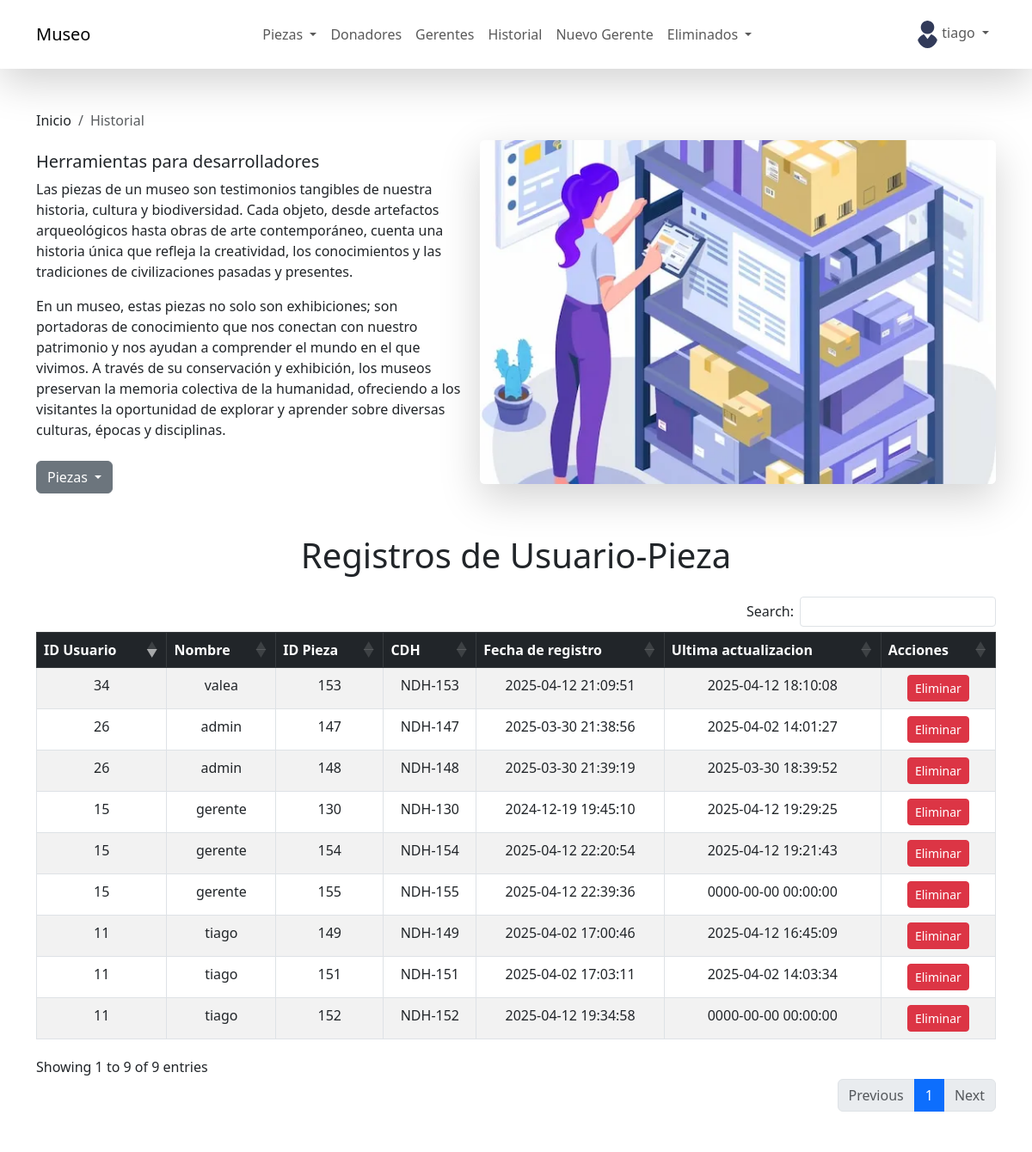
The page /listados/historial.php (signed in, upper part) on the database as committed earlier.
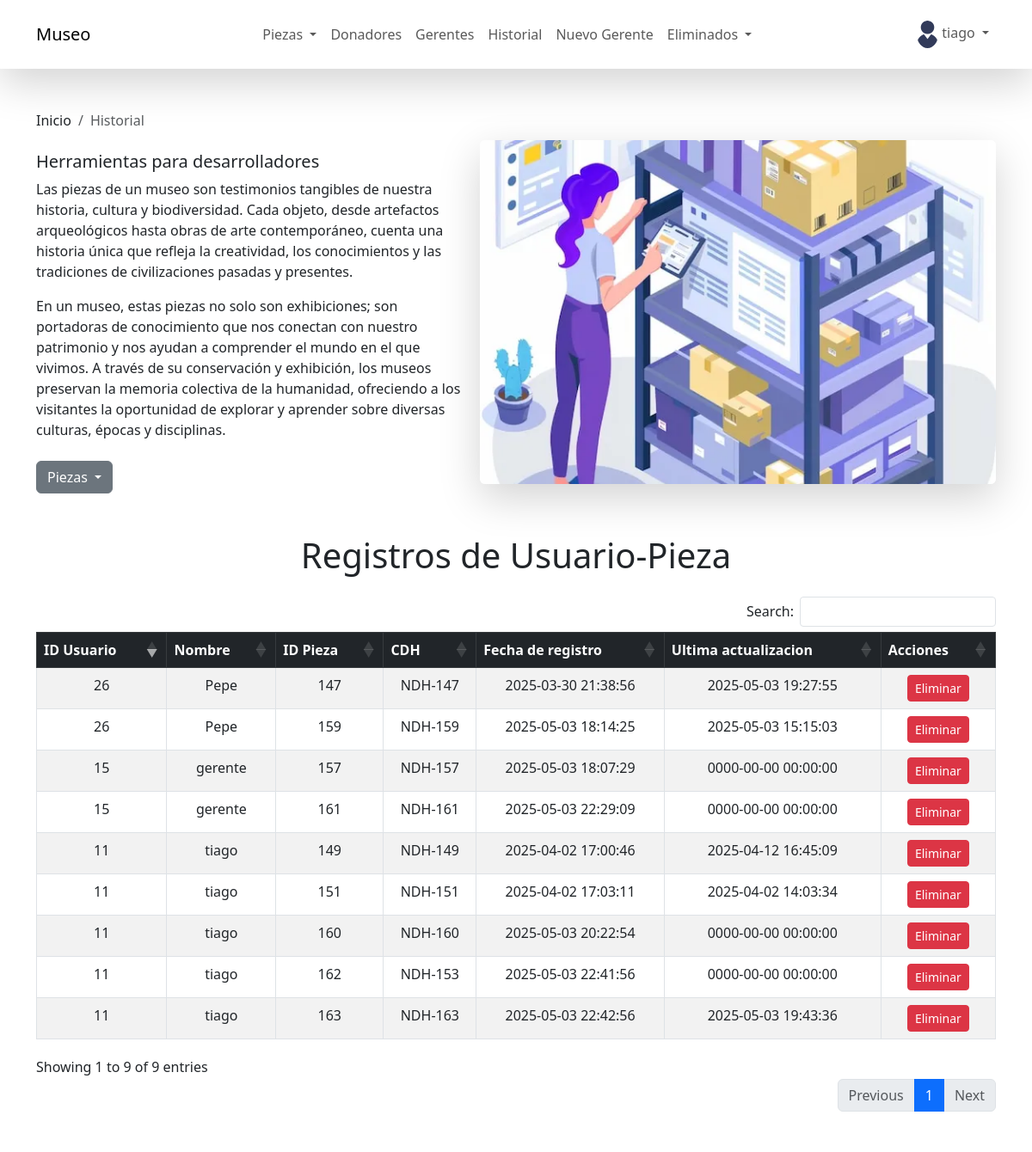
The same page on the database as committed later.
### tables this page shows
CREATE TABLE `usuario_has_pieza` (
  `Usuario_idUsuario` int(11) NOT NULL,
  `Pieza_idPieza` int(11) NOT NULL,
  `fecha_registro` timestamp NOT NULL DEFAULT current_timestamp(),
  `ultima_actualizacion` datetime NOT NULL
);

CREATE TABLE `usuario` (
  `idUsuario` int(11) NOT NULL,
  `dni` varchar(8) DEFAULT NULL,
  `nombre` varchar(255) DEFAULT NULL,
  `apellido` varchar(255) DEFAULT NULL,
  `email` varchar(255) DEFAULT NULL,
  `clave` varchar(255) DEFAULT NULL,
  `fecha_alta` date DEFAULT NULL,
  `tipo_de_usuario` varchar(50) DEFAULT NULL
);

CREATE TABLE `pieza` (
  `idPieza` int(11) NOT NULL,
  `num_inventario` varchar(255) DEFAULT NULL,
  `especie` varchar(255) DEFAULT NULL,
  `estado_conservacion` varchar(255) DEFAULT NULL,
  `fecha_ingreso` date DEFAULT NULL,
  `cantidad_de_piezas` varchar(255) DEFAULT NULL,
  `clasificacion` varchar(255) DEFAULT NULL,
  `observacion` varchar(255) DEFAULT NULL,
  `imagen` varchar(255) DEFAULT NULL,
  `Donante_idDonante` int(11) NOT NULL
);

### modelo/bd.php (called while the page is built, shortened)
<?php
class Db {
	public function __construct($host='localhost',$db_name='museo',$db_user='root',$db_pass='') {
		$this->host = $host;
		$this->db = $db_name;
		$this->user = $db_user;
		$this->pass = $db_pass;
		try {
           $this->conection = new PDO('mysql:host='.$this->host.'; dbname='.$this->db, $this->user, $this->pass);
        } catch (PDOException $e) {
            echo $e->getCode()." ; ".$e->getMessage();
            exit();
        }
	}
}

### modelo/usuarioPieza.php (called while the page is built, shortened)
<?php
require_once "bd.php";
class UsuarioHasPieza {
    protected $conection;
    private function getConection() {
        $db = new Db();
        $this->conection = $db->conection;
    }
    public function getAllDetalles() {
    $sql = "SELECT
    up.Usuario_idUsuario,
    up.Pieza_idPieza,
    up.fecha_registro,
    up.ultima_actualizacion,
    u.dni,
    u.nombre,
    u.apellido,
    p.fecha_ingreso,
    p.num_inventario
    FROM
    usuario_has_pieza AS up
    INNER JOIN
      usuario AS u ON u.idUsuario = up.Usuario_idUsuario
    INNER JOIN
    pieza AS p ON p.idPieza = up.Pieza_idPieza";
        $stmt = $this->conection->prepare($sql);
        $stmt->execute();
        return $stmt->fetchAll(PDO::FETCH_ASSOC);
    }
}
?>

### listados/historial.php (the view, shortened to what this page needs)
<?php
require_once("../modelo/bd.php");
include('../modelo/usuarioPieza.php');
$usuarioHasPieza = new UsuarioHasPieza();
$breadcrumb = "Historial";
$registros = $usuarioHasPieza->getAllDetalles();
?>
<!DOCTYPE html>
<html lang="es">
<head>
    <link href="https://cdn.jsdelivr.net/npm/bootstrap@5.3.0/dist/css/bootstrap.min.css" rel="stylesheet">
    <link rel="stylesheet" href="https://cdn.datatables.net/1.11.5/css/dataTables.bootstrap5.min.css">
    <link rel="stylesheet" href="https://cdn.datatables.net/buttons/2.2.2/css/buttons.bootstrap5.min.css">
</head>
<body>
<?php include('../includes/navListados.php')?>
<?php include('../includes/breadcrumb.php')?>
<div class="container mt-5">
    <h1 class="mb-4 text-center">Registros de Usuario-Pieza</h1>
    <div class="table-responsive">
        <table id="tablaRegistros" class="table table-hover table-bordered table-striped" style="width:100%">
        <thead class="table-dark text-center">
            <tr>
                <th>ID Usuario</th>
                <th>Nombre</th>
                <th>ID Pieza</th>
                <th>CDH</th>
                <th>Fecha de registro</th>
                <th>Ultima actualizacion</th>
                <th>Acciones</th>
            </tr>
        </thead>
        <tbody>
            <?php if (!empty($registros)) : ?>
                <?php foreach ($registros as $registro) : ?>
                    <tr id="usuario-pieza-<?php echo $registro['Usuario_idUsuario']; ?>-<?php echo $registro['Pieza_idPieza']; ?>" class="text-center">
                        <td><?php echo $registro['Usuario_idUsuario']; ?></td>
                        <td><?php echo $registro['nombre']; ?></td>
                        <td><?php echo $registro['Pieza_idPieza']; ?></td>
                        <td><?php echo $registro['num_inventario']; ?></td>
                        <td><?php echo $registro['fecha_registro']; ?></td>
                        <td><?php echo $registro['ultima_actualizacion']; ?></td>
                        <td>
                            <a href="funciones/eliminarHistorial.php?usuario=<?php echo $registro['Usuario_idUsuario']; ?>&pieza=<?php echo $registro['Pieza_idPieza']; ?>" class="btn btn-danger btn-sm">Eliminar</a>
                        </td>
                    </tr>
                <?php endforeach; ?>
            <?php else : ?>
                <tr>
                    <td colspan="4" class="text-center">No hay registros de usuario-pieza.</td>
                </tr>
            <?php endif; ?>
        </tbody>
        </table>
    </div>
</div>
</body>
</html>

### includes/navListados.php (shortened to what this page needs)
<?php if (isset($_SESSION['usuario_activo']) and ($_SESSION['nivel']=='administrador')){ ?>
<nav class="navbar navbar-expand-lg bg-white shadow-lg p-3">
  <div class="container">
    <a class="navbar-brand text-gray-800" href="../index.php">Museo</a>
    <div class="collapse navbar-collapse" id="navbarNav">
      <ul class="navbar-nav ms-auto">
        <li class="nav-item dropdown">
          <a class="nav-link dropdown-toggle text-gray-800" href="#" id="piezasDropdown" role="button" data-bs-toggle="dropdown" aria-haspopup="true" aria-expanded="false">
            Piezas
          </a>
        </li>
        <li class="nav-item">
          <a class="nav-link text-gray-800" href="./donadoresLista.php">Donadores</a>
        </li>
         <li class="nav-item">
          <a class="nav-link text-gray-800" href="./gerentesListados.php">Gerentes</a>
        </li>
        <li class="nav-item">
          <a class="nav-link text-gray-800" href="./historial.php">Historial</a>
        </li>
        <li class="nav-item">
          <a class="nav-link text-gray-800" href="./crearGerente.php">Nuevo Gerente</a>
        </li>
        <li class="nav-item dropdown">
          <a class="nav-link dropdown-toggle text-gray-800" href="#" id="eliminadosDropdown" role="button" data-bs-toggle="dropdown" aria-haspopup="true" aria-expanded="false">
            Eliminados
          </a>
        </li>
      </ul>
      <ul class="navbar-nav ms-auto">
        <li class="nav-item dropdown">
          <a class="nav-link dropdown-toggle" href="#" id="usuarioDropdown" role="button" data-bs-toggle="dropdown" aria-haspopup="true" aria-expanded="false">
            <img src="../assets/img/user.png" alt="Usuario" class="rounded-circle">
            <?php echo $_SESSION['usuario_activo']; ?>
          </a>
        </li>
      </ul>
    </div>
  </div>
</nav>
<?php } ?>

### includes/breadcrumb.php (shortened to what this page needs)
<div class="container mt-5 d-flex flex-column flex-md-row">
    <div class="flex-fill me-md-3">
        <nav aria-label="breadcrumb">
            <ol class="breadcrumb">
                <li class="breadcrumb-item">Inicio</li>
                <li class="breadcrumb-item active" aria-current="page"><?= $breadcrumb ?></li>
            </ol>
        </nav>
        <div class="mt-4">
            <h5 class="text-2xl font-semibold">Herramientas para desarrolladores</h5>
            <p>Las piezas de un museo son testimonios tangibles de nuestra historia, cultura y biodiversidad. Cada objeto, desde artefactos arqueológicos hasta obras de arte contemporáneo, cuenta una historia única que refleja la creatividad, los conocimientos y las tradiciones de civilizaciones pasadas y presentes.</p>
            <p>En un museo, estas piezas no solo son exhibiciones; son portadoras de conocimiento que nos conectan con nuestro patrimonio y nos ayudan a comprender el mundo en el que vivimos. A través de su conservación y exhibición, los museos preservan la memoria colectiva de la humanidad, ofreciendo a los visitantes la oportunidad de explorar y aprender sobre diversas culturas, épocas y disciplinas.</p>
        </div>
        <div class="dropdown mt-4">
            <button class="btn btn-secondary dropdown-toggle" type="button" id="piezasDropdown" data-bs-toggle="dropdown" aria-expanded="false">
                Piezas
            </button>
        </div>
    </div>
    <div class="mt-4 flex-fill d-flex justify-content-center align-items-center">
        <div class="image-box shadow-lg rounded overflow-hidden">
            <img src="../assets/img/gestion de inventario.webp" alt="Imagen Genérica" class="img-ajustada">
        </div>
    </div>
</div>

### listados/historial.php (style rules this page uses)
.table-responsive { overflow-x: auto; }

### includes/breadcrumb.php (style rules this page uses)
.image-box { width: 600px; height: 400px; }
.img-ajustada { width: 100%; height: 100%; object-fit: cover; }

Rows that differ between the two databases and show on the page:
removed usuario_has_pieza: Usuario_idUsuario "11", Usuario_idUsuario.nombre "tiago", Pieza_idPieza "152", Pieza_idPieza.num_inventario "NDH-152", fecha_registro "2025-04-12 19:34:58", ultima_actualizacion "0000-00-00 00:00:00"
removed usuario_has_pieza: Usuario_idUsuario "15", Usuario_idUsuario.nombre "gerente", Pieza_idPieza "130", Pieza_idPieza.num_inventario "NDH-130", fecha_registro "2024-12-19 19:45:10", ultima_actualizacion "2025-04-12 19:29:25"
removed usuario_has_pieza: Usuario_idUsuario "15", Usuario_idUsuario.nombre "gerente", Pieza_idPieza "154", Pieza_idPieza.num_inventario "NDH-154", fecha_registro "2025-04-12 22:20:54", ultima_actualizacion "2025-04-12 19:21:43"
removed usuario_has_pieza: Usuario_idUsuario "15", Usuario_idUsuario.nombre "gerente", Pieza_idPieza "155", Pieza_idPieza.num_inventario "NDH-155", fecha_registro "2025-04-12 22:39:36", ultima_actualizacion "0000-00-00 00:00:00"
removed usuario_has_pieza: Usuario_idUsuario "26", Usuario_idUsuario.nombre "admin", Pieza_idPieza "148", Pieza_idPieza.num_inventario "NDH-148", fecha_registro "2025-03-30 21:39:19", ultima_actualizacion "2025-03-30 18:39:52"
removed usuario_has_pieza: Usuario_idUsuario "34", Usuario_idUsuario.nombre "valea", Pieza_idPieza "153", Pieza_idPieza.num_inventario "NDH-153", fecha_registro "2025-04-12 21:09:51", ultima_actualizacion "2025-04-12 18:10:08"
added usuario_has_pieza: Usuario_idUsuario "11", Usuario_idUsuario.nombre "tiago", Pieza_idPieza "160", Pieza_idPieza.num_inventario "NDH-160", fecha_registro "2025-05-03 20:22:54", ultima_actualizacion "0000-00-00 00:00:00"
added usuario_has_pieza: Usuario_idUsuario "11", Usuario_idUsuario.nombre "tiago", Pieza_idPieza "162", Pieza_idPieza.num_inventario "NDH-153", fecha_registro "2025-05-03 22:41:56", ultima_actualizacion "0000-00-00 00:00:00"
added usuario_has_pieza: Usuario_idUsuario "11", Usuario_idUsuario.nombre "tiago", Pieza_idPieza "163", Pieza_idPieza.num_inventario "NDH-163", fecha_registro "2025-05-03 22:42:56", ultima_actualizacion "2025-05-03 19:43:36"
added usuario_has_pieza: Usuario_idUsuario "15", Usuario_idUsuario.nombre "gerente", Pieza_idPieza "157", Pieza_idPieza.num_inventario "NDH-157", fecha_registro "2025-05-03 18:07:29", ultima_actualizacion "0000-00-00 00:00:00"
added usuario_has_pieza: Usuario_idUsuario "15", Usuario_idUsuario.nombre "gerente", Pieza_idPieza "161", Pieza_idPieza.num_inventario "NDH-161", fecha_registro "2025-05-03 22:29:09", ultima_actualizacion "0000-00-00 00:00:00"
changed usuario_has_pieza "NDH-147": Usuario_idUsuario.nombre "admin" → "Pepe"; ultima_actualizacion "2025-04-02 14:01:27" → "2025-05-03 19:27:55"
added usuario_has_pieza: Usuario_idUsuario "26", Usuario_idUsuario.nombre "Pepe", Pieza_idPieza "159", Pieza_idPieza.num_inventario "NDH-159", fecha_registro "2025-05-03 18:14:25", ultima_actualizacion "2025-05-03 15:15:03"
